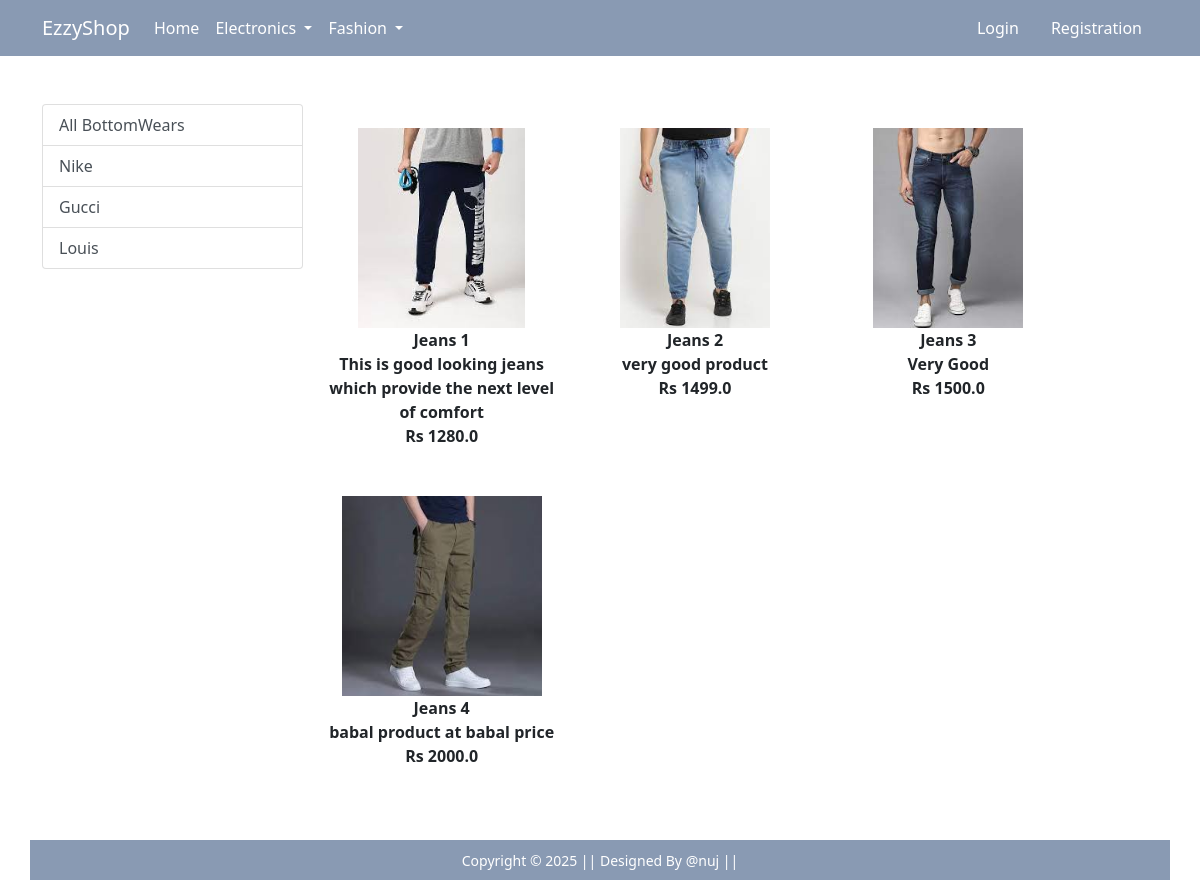
The app's page /bottomwear/ with its own data.
### app/models.py (models this page shows, shortened)
class Product(models.Model):
    title = models.CharField(max_length=70)
    selling_price = models.FloatField()
    discounted_price = models.FloatField()
    description = models.TextField(max_length=200)
    brand = models.CharField(max_length=70)
    category = models.CharField( choices=category_choice,max_length=2)
    product_image = models.ImageField(upload_to = 'producting')

### app/views.py (the view)
# urls.py: path('bottomwear/', views.bottomwear, name='bottomwear'),
def bottomwear(request,data = None):
  if data == None:
    bottomwears = Product.objects.filter(category = 'BW')
  elif data in ['Nike' , 'Gucci' ,'Louis']:
    bottomwears = Product.objects.filter(category = 'BW', brand = data)
  return render (request, 'app/bottomwear.html', {'bottomwears': bottomwears})

### app/templates/app/bottomwear.html (shortened to what this page needs)
{% extends 'app/base.html' %}
{% load static %}
{% block main-content %}
<div class="container my-5">
    <div class="row">
            <div class="col-sm-3">
            <div class="list-group">
                <a href="{% url 'bottomwear' %}" class='list-group-item list-group-item-action' arial-current = 'true'> All BottomWears
                </a>
                <a href="{% url 'bottomweardata' 'Nike' %}" class='list-group-item list-group-item-action' arial-current = 'true'>
                    Nike
                </a>
                <a href="{% url 'bottomweardata' 'Gucci' %}" class='list-group-item list-group-item-action' arial-current = 'true'>
                    Gucci
                </a>
                <a href="{% url 'bottomweardata' 'Louis' %}" class='list-group-item list-group-item-action' arial-current = 'true'>
                    Louis
                </a>
            </div>
        </div>
  <div class="col-sm-8 ">
   <div class="row">
  {% for product in bottomwears  %}
  <div class="col-sm-4 text-center mb-4">
    <a href="{% url 'product-detail' product.id %}" class ='btn'></a>
    <div class="item">
        <img src="{{product.product_image.url}}" alt="" height = '200'>
        <div class="fw-bold">{{product.title}} </div>
        <div class="fw-bold">{{product.description}} </div>
        <div class="fw-bold"> Rs {{product.discounted_price}} </div>
    </div>
  </div>
  {% endfor %}
  </div>
</div>
{% endblock main-content %}

### app/static/app/css/style.css (style rules this page uses)
* { margin: 0; padding: 0; box-sizing: border-box; }
body, html { height: 100%; display: flex; flex-direction: column; }

### records on screen
Product: product_image (picture), title "Jeans 1", description "This is good looking jeans which provide the next level of comfort", discounted_price "1280.0"
Product: product_image (picture), title "Jeans 2", description "very good product", discounted_price "1499.0"
Product: product_image (picture), title "Jeans 3", description "Very Good", discounted_price "1500.0"
Product: product_image (picture), title "Jeans 4", description "babal product at babal price", discounted_price "2000.0"
